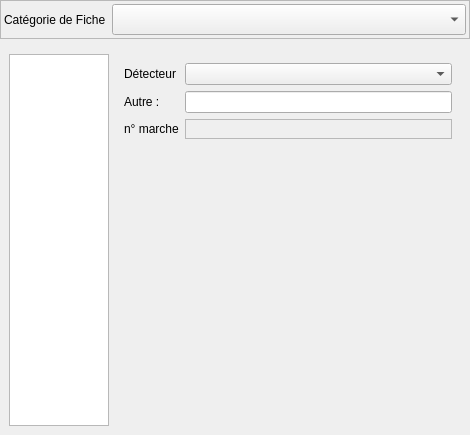
<?xml version="1.0" encoding="UTF-8"?>
<ui version="4.0">
 <class>Form</class>
 <widget class="QWidget" name="Form">
  <property name="geometry">
   <rect>
    <x>0</x>
    <y>0</y>
    <width>470</width>
    <height>435</height>
   </rect>
  </property>
  <property name="windowTitle">
   <string>Form</string>
  </property>
  <layout class="QVBoxLayout" name="verticalLayout_2" stretch="1,20">
   <property name="leftMargin">
    <number>0</number>
   </property>
   <property name="topMargin">
    <number>0</number>
   </property>
   <property name="rightMargin">
    <number>0</number>
   </property>
   <property name="bottomMargin">
    <number>0</number>
   </property>
   <item>
    <widget class="QFrame" name="frame_2">
     <property name="frameShape">
      <enum>QFrame::StyledPanel</enum>
     </property>
     <property name="frameShadow">
      <enum>QFrame::Raised</enum>
     </property>
     <layout class="QGridLayout" name="gridLayout_3" columnstretch="1,10">
      <property name="leftMargin">
       <number>3</number>
      </property>
      <property name="topMargin">
       <number>3</number>
      </property>
      <property name="rightMargin">
       <number>3</number>
      </property>
      <property name="bottomMargin">
       <number>3</number>
      </property>
      <item row="0" column="1">
       <widget class="QComboBox" name="comboBox_groupedes">
        <property name="font">
         <font>
          <pointsize>14</pointsize>
         </font>
        </property>
       </widget>
      </item>
      <item row="0" column="0">
       <widget class="QLabel" name="label_2">
        <property name="text">
         <string>Catégorie de Fiche</string>
        </property>
       </widget>
      </item>
     </layout>
    </widget>
   </item>
   <item>
    <widget class="QStackedWidget" name="stackedWidget">
     <property name="currentIndex">
      <number>0</number>
     </property>
     <widget class="QWidget" name="page_nonconf">
      <layout class="QHBoxLayout" name="horizontalLayout" stretch="1,10">
       <item>
        <widget class="QListWidget" name="listWidget_nonconf">
         <property name="minimumSize">
          <size>
           <width>100</width>
           <height>0</height>
          </size>
         </property>
         <property name="wordWrap">
          <bool>true</bool>
         </property>
        </widget>
       </item>
       <item>
        <widget class="QStackedWidget" name="stackedWidget_nonconf">
         <property name="currentIndex">
          <number>0</number>
         </property>
         <widget class="QWidget" name="page_gen">
          <layout class="QGridLayout" name="gridLayout">
           <item row="2" column="1">
            <widget class="QFrame" name="frame_numarche">
             <property name="frameShape">
              <enum>QFrame::StyledPanel</enum>
             </property>
             <property name="frameShadow">
              <enum>QFrame::Raised</enum>
             </property>
             <layout class="QVBoxLayout" name="verticalLayout"/>
            </widget>
           </item>
           <item row="3" column="0">
            <spacer name="verticalSpacer">
             <property name="orientation">
              <enum>Qt::Vertical</enum>
             </property>
             <property name="sizeHint" stdset="0">
              <size>
               <width>20</width>
               <height>40</height>
              </size>
             </property>
            </spacer>
           </item>
           <item row="0" column="0">
            <widget class="QLabel" name="label">
             <property name="text">
              <string>Détecteur</string>
             </property>
            </widget>
           </item>
           <item row="0" column="1">
            <widget class="QComboBox" name="comboBox_detecteur"/>
           </item>
           <item row="2" column="0">
            <widget class="QLabel" name="label_5">
             <property name="text">
              <string>n° marche</string>
             </property>
            </widget>
           </item>
           <item row="1" column="1">
            <widget class="QLineEdit" name="lineEdit_detecteur"/>
           </item>
           <item row="1" column="0">
            <widget class="QLabel" name="label_4">
             <property name="text">
              <string>Autre :</string>
             </property>
            </widget>
           </item>
          </layout>
         </widget>
         <widget class="QWidget" name="page_desc">
          <layout class="QVBoxLayout" name="verticalLayout_4"/>
         </widget>
         <widget class="QWidget" name="page_propo">
          <layout class="QVBoxLayout" name="verticalLayout_3"/>
         </widget>
         <widget class="QWidget" name="page_verif">
          <layout class="QVBoxLayout" name="verticalLayout_5"/>
         </widget>
         <widget class="QWidget" name="page_levee">
          <layout class="QVBoxLayout" name="verticalLayout_7"/>
         </widget>
         <widget class="QWidget" name="page_recherche">
          <layout class="QVBoxLayout" name="verticalLayout_8"/>
         </widget>
         <widget class="QWidget" name="page_nouvel"/>
        </widget>
       </item>
      </layout>
     </widget>
     <widget class="QWidget" name="page_misedispo">
      <layout class="QHBoxLayout" name="horizontalLayout_2"/>
     </widget>
    </widget>
   </item>
  </layout>
 </widget>
 <resources>
  <include location="../../resources.qrc"/>
 </resources>
 <connections/>
</ui>
